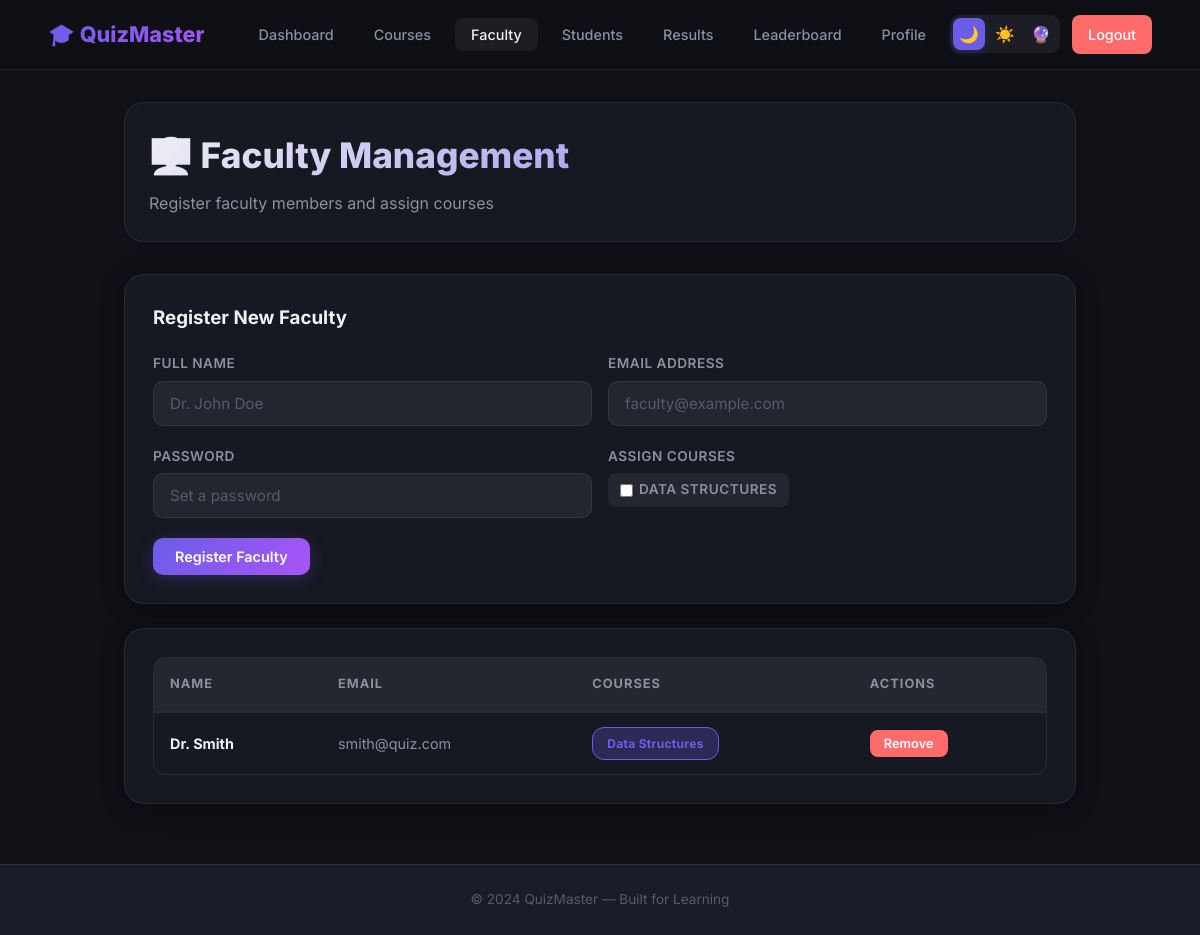
Screenshot of /admin/faculty (signed in) with the database file from the repository.
### tables this page shows
CREATE TABLE courses (
        id INTEGER PRIMARY KEY AUTOINCREMENT,
        name TEXT NOT NULL,
        code TEXT UNIQUE NOT NULL,
        description TEXT,
        created_by INTEGER,
        is_active INTEGER DEFAULT 1,
        created_at TIMESTAMP DEFAULT CURRENT_TIMESTAMP,
        FOREIGN KEY (created_by) REFERENCES users(id)
    );

CREATE TABLE users (
        id INTEGER PRIMARY KEY AUTOINCREMENT,
        name TEXT NOT NULL,
        email TEXT UNIQUE NOT NULL,
        password TEXT NOT NULL,
        role TEXT NOT NULL DEFAULT 'student',
        created_at TIMESTAMP DEFAULT CURRENT_TIMESTAMP
    );

### app.py (the view, shortened to what this page needs)
@app.route("/admin/faculty", methods=["GET", "POST"])
@admin_required
def admin_faculty():
    conn = get_db()
    faculty = conn.execute("""
        SELECT u.*, GROUP_CONCAT(c.name, ', ') as course_names
        FROM users u LEFT JOIN faculty_courses fc ON u.id = fc.faculty_id
        LEFT JOIN courses c ON fc.course_id = c.id
        WHERE u.role = 'faculty' GROUP BY u.id ORDER BY u.name
    """).fetchall()
    courses = conn.execute("SELECT * FROM courses ORDER BY name").fetchall()
    conn.close()
    return render_template("admin/faculty.html", faculty=faculty, courses=courses)

### app.py (called while the page is built)
@login_manager.user_loader
def load_user(user_id):
    conn = get_db()
    user = conn.execute("SELECT * FROM users WHERE id = ?", (user_id,)).fetchone()
    conn.close()
    if user:
        return User(user["id"], user["name"], user["email"], user["password"], user["role"], user["created_at"])
    return None

@app.context_processor
def inject_theme():
    theme = request.cookies.get("theme", "dark")
    return dict(current_theme=theme)

### database.py (called while the page is built)
def get_db():
    conn = sqlite3.connect(DB_PATH)
    conn.row_factory = sqlite3.Row
    conn.execute("PRAGMA foreign_keys = ON")
    return conn

### helpers.py (called while the page is built)
def admin_required(f):
    @wraps(f)
    @login_required
    def decorated_function(*args, **kwargs):
        if current_user.role != "admin":
            flash("Access denied. Admin privileges required.", "error")
            return redirect(url_for("login"))
        return f(*args, **kwargs)
    return decorated_function

### templates/admin/faculty.html (shortened to what this page needs)
{% extends "base.html" %}
{% block content %}
<div class="page-wrapper">
  <div class="container" style="max-width:1000px;">
    <div class="page-header animate-in">
      <h1>👨‍🏫 Faculty Management</h1>
      <p>Register faculty members and assign courses</p>
    </div>
    <div class="card animate-in mb-3">
      <div class="card-header"><h3>Register New Faculty</h3></div>
      <form method="POST">
        <div class="form-row">
          <div class="form-group">
            <label for="name">Full Name</label>
            <input type="text" name="name" id="name" class="form-control" placeholder="Dr. John Doe" required>
          </div>
          <div class="form-group">
            <label for="email">Email Address</label>
            <input type="email" name="email" id="email" class="form-control" placeholder="faculty@example.com" required>
          </div>
        </div>
        <div class="form-row">
          <div class="form-group">
            <label for="password">Password</label>
            <input type="password" name="password" id="password" class="form-control" placeholder="Set a password" required>
          </div>
          <div class="form-group">
            <label>Assign Courses</label>
            <div style="display:flex; flex-wrap:wrap; gap:8px;">
              {% for c in courses %}
              <label style="display:flex; align-items:center; gap:6px; padding:6px 12px; background:var(--bg-input); border-radius:8px; cursor:pointer; font-size:.85rem;">
                <input type="checkbox" name="course_ids" value="{{ c['id'] }}" style="accent-color:var(--accent);">
                {{ c['name'] }}
              </label>
              {% endfor %}
            </div>
          </div>
        </div>
        <button type="submit" class="btn btn-primary">Register Faculty</button>
      </form>
    </div>
    {% if faculty %}
    <div class="card animate-in">
      <div class="table-wrapper">
        <table>
          <thead><tr><th>Name</th><th>Email</th><th>Courses</th><th>Actions</th></tr></thead>
          <tbody>
            {% for f in faculty %}
            <tr>
              <td><strong>{{ f['name'] }}</strong></td>
              <td style="color:var(--text-secondary);">{{ f['email'] }}</td>
              <td>
                {% if f['course_names'] %}
                <span class="badge badge-accent">{{ f['course_names'] }}</span>
                {% else %}<span class="badge badge-warning">No courses</span>{% endif %}
              </td>
              <td>
                <form method="POST" style="display:inline;">
                  <button type="button" class="btn btn-sm btn-danger btn-delete-confirm" data-message="Remove faculty member '{{ f['name'] }}'?">Remove</button>
                </form>
              </td>
            </tr>
            {% endfor %}
          </tbody>
        </table>
      </div>
    </div>
    {% endif %}
  </div>
</div>
{% endblock %}

### static/css/style.css (style rules this page uses)
:root { --font: 'Inter', -apple-system, sans-serif; }
[data-theme="dark"] { --bg-primary: #0f1117; --bg-secondary: #1a1d27; --bg-card: rgba(26, 29, 39, .75); --bg-card-hover: rgba(30, 34, 48, .9); --bg-input: rgba(255, 255, 255, .06); --text-primary: #f0f0f5; --text-secondary: #8b8fa3; --text-muted: #555a6e; --border: rgba(255, 255, 255, .08); --border-hover: rgba(255, 255, 255, .15); --accent: #6c5ce7; --accent-hover: #7f70f0; --accent-glow: rgba(108, 92, 231, .25); --success: #00b894; --error: #ff6b6b; --warning: #fdcb6e; --info: #74b9ff; --gradient-primary: linear-gradient(135deg, #6c5ce7, #a855f7); --gradient-hero: linear-gradient(135deg, #0f1117 0%, #1a1040 50%, #0f1117 100%); --shadow-card: 0 4px 24px rgba(0, 0, 0, .3); --shadow-lg: 0 12px 40px rgba(0, 0, 0, .4); --nav-bg: rgba(15, 17, 23, .85); }
*, *::before, *::after { box-sizing: border-box; margin: 0; padding: 0; }
html { scroll-behavior: smooth; }
body { font-family: var(--font); background: var(--bg-primary); color: var(--text-primary); line-height: 1.6; min-height: 100vh; transition: background .3s, color .3s; }
.container { max-width: 1200px; margin: 0 auto; padding: 0 24px; }
.page-wrapper { min-height: calc(100vh - 70px); padding: 32px 0 60px; }
.card { background: var(--bg-card); backdrop-filter: blur(12px); -webkit-backdrop-filter: blur(12px); border: 1px solid var(--border); border-radius: 20px; padding: 28px; box-shadow: var(--shadow-card); transition: all .3s cubic-bezier(0.4, 0, 0.2, 1); }
.card-header { margin-bottom: 20px; }
.card-header h2, .card-header h3 { font-weight: 700; margin-bottom: 4px; }
.btn { display: inline-flex; align-items: center; gap: 8px; padding: 10px 22px; border-radius: 10px; font-size: .9rem; font-weight: 600; border: none; cursor: pointer; transition: all .25s ease; font-family: var(--font); text-decoration: none; }
.btn-primary { background: var(--gradient-primary); color: #fff; box-shadow: 0 4px 16px var(--accent-glow); }
.btn-danger { background: var(--error); color: #fff; }
.btn-sm { padding: 6px 14px; font-size: .8rem; border-radius: 8px; }
.form-group { margin-bottom: 20px; }
.form-group label { display: block; font-size: .85rem; font-weight: 600; color: var(--text-secondary); margin-bottom: 6px; text-transform: uppercase; letter-spacing: .5px; }
.form-control { width: 100%; padding: 12px 16px; background: var(--bg-input); border: 1px solid var(--border); border-radius: 10px; color: var(--text-primary); font-size: .95rem; font-family: var(--font); transition: all .2s; outline: none; }
.form-control::placeholder { color: var(--text-muted); }
.form-row { display: grid; grid-template-columns: 1fr 1fr; gap: 16px; }
.table-wrapper { overflow-x: auto; border-radius: 12px; border: 1px solid var(--border); }
table { width: 100%; border-collapse: collapse; }
th { text-align: left; padding: 16px; color: var(--text-secondary); font-size: .8rem; font-weight: 700; text-transform: uppercase; letter-spacing: 1px; border-bottom: 2px solid var(--border); background: var(--bg-input); position: sticky; top: 0; z-index: 10; }
td { padding: 14px 16px; border-top: 1px solid var(--border); font-size: .9rem; }
.badge { display: inline-flex; align-items: center; padding: 6px 14px; border-radius: 12px; font-size: .75rem; font-weight: 700; letter-spacing: 0.3px; border: 1px solid transparent; }
.badge-accent { background: var(--accent-glow); color: var(--accent); border-color: var(--accent); }
.page-header { margin-bottom: 32px; background: var(--bg-card); padding: 24px; border-radius: 20px; border: 1px solid var(--border); backdrop-filter: blur(10px); box-shadow: var(--shadow-md); }
.page-header h1 { font-size: 2.2rem; font-weight: 800; background: linear-gradient(135deg, var(--text-primary) 0%, var(--accent) 100%); -webkit-background-clip: text; -webkit-text-fill-color: transparent; margin-bottom: 8px; }
.page-header p { color: var(--text-secondary); }
.animate-in { animation: fadeIn .4s ease both; }
.animate-in:nth-child(1) { animation-delay: .05s; }
.animate-in:nth-child(2) { animation-delay: .1s; }
.animate-in:nth-child(3) { animation-delay: .15s; }
.mb-3 { margin-bottom: 24px; }

### rows the page displays
courses: name "DATA STRUCTURES"
users: name "Dr. Smith", email "smith@quiz.com", course_names "Data Structures"
